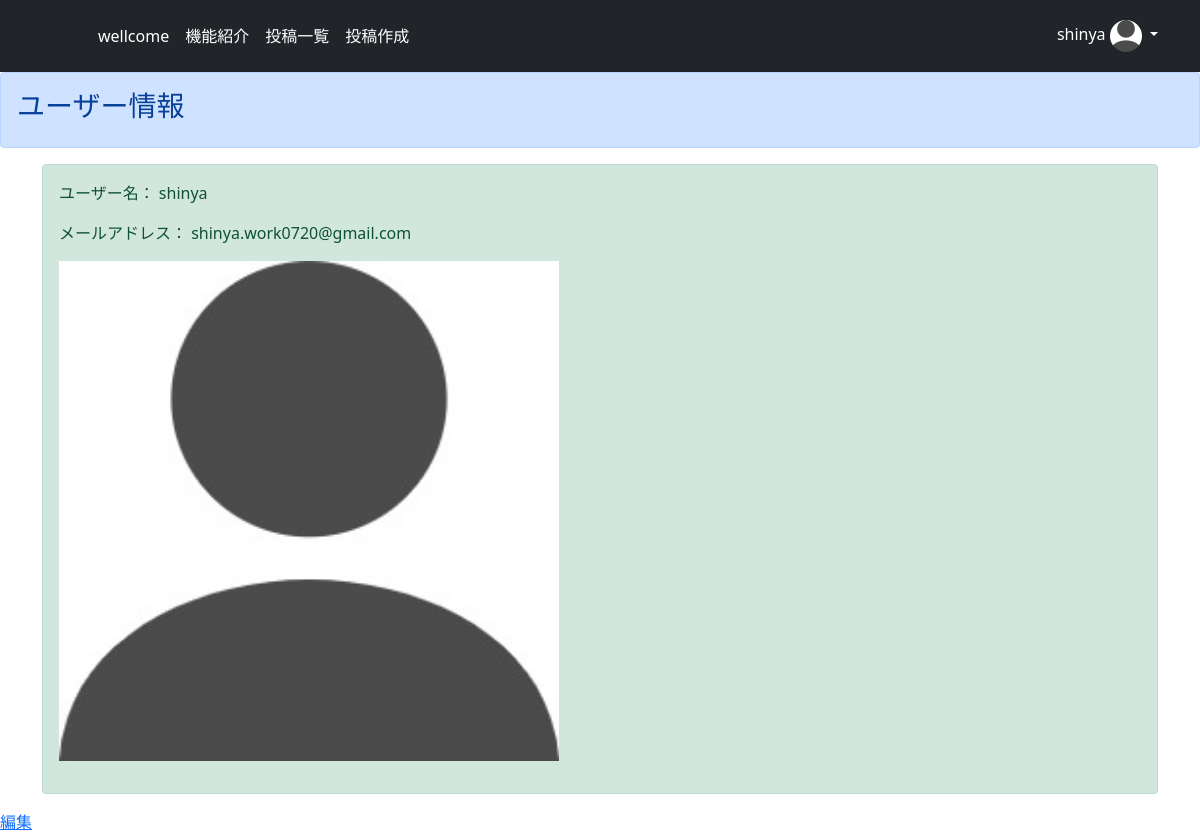
The page /user_detail/1 (signed in) on the database its author committed.
### minimal/models.py (models this page shows)
class CustomUser(AbstractUser):
    image = models.ImageField(upload_to='', blank=True, null=True, verbose_name='プロフィール画像', default='default_user_icon.jpeg')

### minimal/views.py (the view)
# urls.py: path('user_detail/<int:pk>', views.user_detail, name='user_detail'),
@login_required
def user_detail(request, pk):
    user = get_object_or_404(CustomUser, pk=pk)
    if user.id == request.user.id:
        return render(request, 'user_detail.html', {'user': user})
    else:
        return redirect('home')

### templates/user_detail.html
{% extends 'base.html' %}
{% block header %}
<div class="alert alert-primary" role="alert">
  <h3>ユーザー情報</h3>
</div>
{% endblock header %}
{% block content %}
<div class="container">
    <div class="alert alert-success" role="alert">
      <p>ユーザー名： {{ user.username }}</p>
      <p>メールアドレス： {{ user.email }}</p>
      <p><img src="{{ user.image.url }}" width=500></p>
    </div>
</div>
<a href="{% url 'user_update' user.id %}">編集</a>
{% endblock content %}

### templates/base.html (shortened to what this page needs)
{% load static %}
<!doctype html>
<html lang="ja">
  <head>
    <link href="https://cdn.jsdelivr.net/npm/bootstrap@5.0.0-beta1/dist/css/bootstrap.min.css" rel="stylesheet">
    {% block customcss %}
    <link href="{% static 'header.css' %}" rel="stylesheet">
    {% endblock customcss %}
  </head>
  <body>
    <header class="p-3 bg-dark text-white">
      <div class="container">
        <div class="d-flex flex-wrap align-items-center justify-content-center justify-content-lg-start">
          <a href="/" class="d-flex align-items-center mb-2 mb-lg-0 text-white text-decoration-none">
          <svg class="bi me-2" width="40" height="32"><use xlink:href="#bootstrap"/></svg>
          </a>
          <ul class="nav col-12 col-lg-auto me-lg-auto mb-2 justify-content-center mb-md-0">
            <li><a href="{% url 'index' %}" class="nav-link px-2 text-white">wellcome</a></li>
            <li><a href="#" class="nav-link px-2 text-white">機能紹介</a></li>
            <li><a href="{% url 'list' %}" class="nav-link px-2 text-white">投稿一覧</a></li>
            {% if request.user.is_authenticated %}
            <li><a href="{% url 'create' %}" class="nav-link px-2 text-white">投稿作成</a></li>
            {% endif %}
          </ul>
      {% if request.user.is_authenticated %}
          <div class="dropdown text-end">
            <a href="#" class="d-block link-dark text-decoration-none dropdown-toggle" id="dropdownUser1" data-bs-toggle="dropdown" aria-expanded="false">
            {{ request.user }}
            <img src="{{ request.user.image.url }}" alt="mdo" width="32" height="32" class="rounded-circle">
            </a>
          </div>
      {% else %}
          <div class="text-end">
            <a href="{% url 'login' %}"><button type="button" class="btn btn-outline-light me-2">Login</button></a>
            <a href="{% url 'signup' %}"><button type="button" class="btn btn-warning">Sign-up</button></a>
          </div>
      {% endif %}
        </div>
      </div>
    </header>
    {% block header %}
    {% endblock header %}
    {% block content %}
    {% endblock content %}
</body>

### minimal/static/header.css (style rules this page uses)
.bi { vertical-align: -.125em; fill: currentColor; }
.dropdown-toggle { outline: 0; color: white; }

### rows shown on the page
CustomUser: user "shinya", user.image (placeholder picture), username "shinya", email "shinya.work0720@gmail.com", image (placeholder picture)
